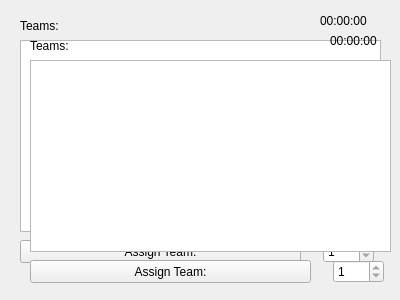
<?xml version="1.0" encoding="UTF-8"?>
<ui version="4.0">
 <class>Form</class>
 <widget class="QWidget" name="Form">
  <property name="geometry">
   <rect>
    <x>0</x>
    <y>0</y>
    <width>400</width>
    <height>300</height>
   </rect>
  </property>
  <property name="windowTitle">
   <string>Form</string>
  </property>
  <widget class="QLabel" name="label">
   <property name="geometry">
    <rect>
     <x>20</x>
     <y>10</y>
     <width>61</width>
     <height>31</height>
    </rect>
   </property>
   <property name="text">
    <string>Teams:</string>
   </property>
  </widget>
  <widget class="QSpinBox" name="teamAssign">
   <property name="geometry">
    <rect>
     <x>323</x>
     <y>240</y>
     <width>51</width>
     <height>23</height>
    </rect>
   </property>
   <property name="minimum">
    <number>1</number>
   </property>
   <property name="maximum">
    <number>1</number>
   </property>
  </widget>
  <widget class="QTableView" name="teamTable">
   <property name="geometry">
    <rect>
     <x>20</x>
     <y>40</y>
     <width>361</width>
     <height>192</height>
    </rect>
   </property>
  </widget>
  <widget class="QPushButton" name="startButton">
   <property name="geometry">
    <rect>
     <x>20</x>
     <y>240</y>
     <width>281</width>
     <height>23</height>
    </rect>
   </property>
   <property name="text">
    <string>Assign Team:</string>
   </property>
  </widget>
  <widget class="QLabel" name="missionTime">
   <property name="geometry">
    <rect>
     <x>320</x>
     <y>10</y>
     <width>61</width>
     <height>21</height>
    </rect>
   </property>
   <property name="text">
    <string>00:00:00</string>
   </property>
  </widget>
  <widget class="QSpinBox" name="teamAssign_2">
   <property name="geometry">
    <rect>
     <x>333</x>
     <y>260</y>
     <width>51</width>
     <height>23</height>
    </rect>
   </property>
   <property name="minimum">
    <number>1</number>
   </property>
   <property name="maximum">
    <number>1</number>
   </property>
  </widget>
  <widget class="QTableView" name="teamTable_2">
   <property name="geometry">
    <rect>
     <x>30</x>
     <y>60</y>
     <width>361</width>
     <height>192</height>
    </rect>
   </property>
  </widget>
  <widget class="QPushButton" name="startButton_2">
   <property name="geometry">
    <rect>
     <x>30</x>
     <y>260</y>
     <width>281</width>
     <height>23</height>
    </rect>
   </property>
   <property name="text">
    <string>Assign Team:</string>
   </property>
  </widget>
  <widget class="QLabel" name="label_2">
   <property name="geometry">
    <rect>
     <x>30</x>
     <y>30</y>
     <width>61</width>
     <height>31</height>
    </rect>
   </property>
   <property name="text">
    <string>Teams:</string>
   </property>
  </widget>
  <widget class="QLabel" name="missionTime_2">
   <property name="geometry">
    <rect>
     <x>330</x>
     <y>30</y>
     <width>61</width>
     <height>21</height>
    </rect>
   </property>
   <property name="text">
    <string>00:00:00</string>
   </property>
  </widget>
 </widget>
 <resources/>
 <connections/>
</ui>
